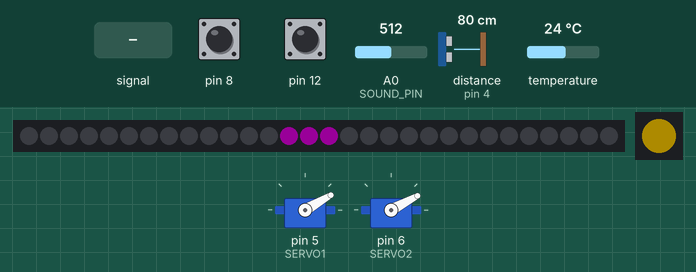
This sketch was run on a simulated Arduino Uno, built with avr-gcc and run on an emulated ATmega328P. Shown: 30 RGB LEDs in strip order, left to right, 1 RGB LEDs in strip order, left to right, 2 × servo. Wiring (inferred from the names in the program): ultrasonic range finder: trigger pin 2; echo pin 4. Inputs (shaded band) come from the test bench; at power-on: A0 (SOUND_PIN) = 512, temperature 24 °C, pin 8 HIGH, pin 12 HIGH, distance to the obstacle (sensor on pin 4) 80 cm. The echo pulse lasts 58.3 µs per cm; dim RGB values are drawn brighter than linear.

Above: at 1.7 s.
1.8 s: A0 (SOUND_PIN) fed a 2 Hz sine of ±306 counts around its level
3.5 s: A0 (SOUND_PIN) set to 716
At 5.02 s:
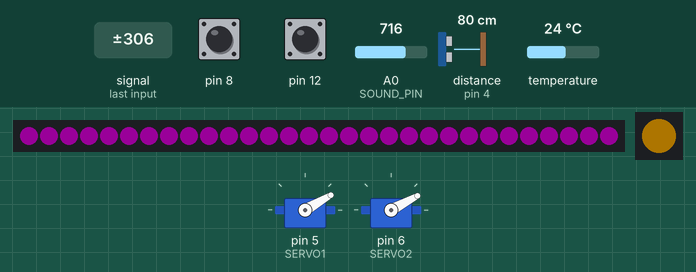
5.2 s: temperature set to 19 °C
At 6.7 s:
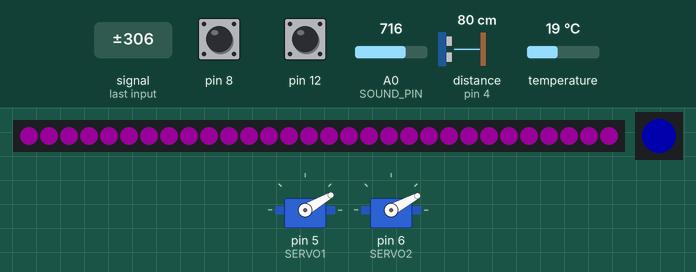
6.9 s: temperature set to 28 °C
At 9.2 s:
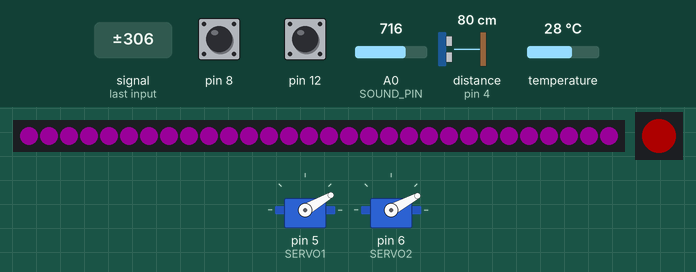
9.5 s: A0 (SOUND_PIN) fed a 200 Hz sine of ±81 counts around its level
At 11.08 s:
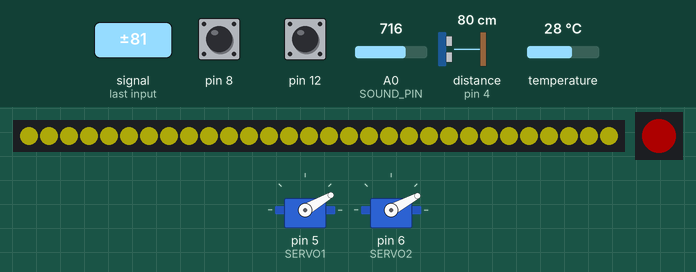
11.2 s: temperature set to 12 °C
At 13.0 s:
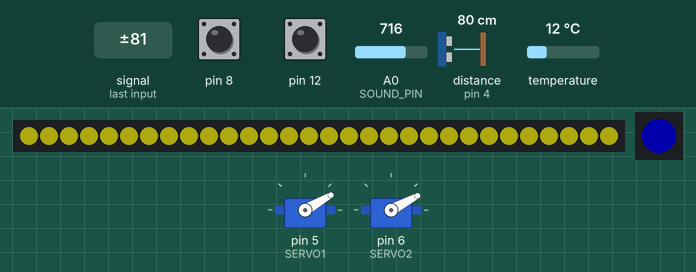
Timing chart, 0 to 14.5 s (numbered marks = the images above; inputs shaded):
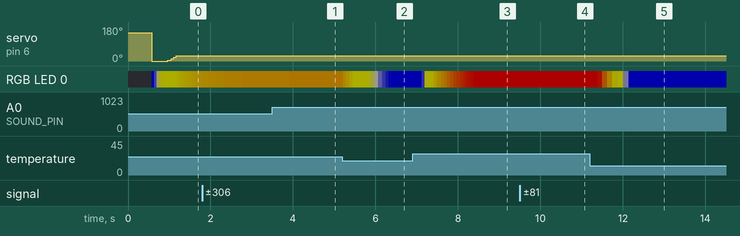

Measured:
- after the input at 9.5 s, the LEDs: first change after 0.06 s (image 4 shows a later state)

The sketch:

interactiveBunny_update.ino
```cpp
/* REMEMBER:
A5: SCL (Clock)
A4: SDA (Data)

BUNNY PET ZONES:
YES ZONES: between the eyes, on the FOREHEAD, and behind the ears
NO-NO ZONES: belly, feet, and tail
*/

//CONTINUE HERE:
// mapped sound amount to number of leds but one on one side always not reached?
#include <Servo.h>
#include <Adafruit_NeoPixel.h>
#include "Adafruit_MCP9808.h"
#include <CapacitiveSensor.h>

#define TRIG_PIN  2 // output TO ultrasonic sensor
#define ECHO_PIN  4 // output FROM ultrasonic sensor
#define SOUND_PIN A0  //input from microphone
#define NUM_LEDS 30   //on neopixel strip
#define LED_PIN 3
#define SAMPLE_WINDOW 50  // Sample window width in mS
#define TEMP_LED_PIN 7
#define TEMP_LED_COUNT 1
#define SERVO1 5
#define SERVO2 6

//ANYTHING SUPER MARIO MELODY RELATED FROM HERE -> https://github.com/robsoncouto/arduino-songs
#define NOTE_B0  31
#define NOTE_C1  33
#define NOTE_CS1 35
#define NOTE_D1  37
#define NOTE_DS1 39
#define NOTE_E1  41
#define NOTE_F1  44
#define NOTE_FS1 46
#define NOTE_G1  49
#define NOTE_GS1 52
#define NOTE_A1  55
#define NOTE_AS1 58
#define NOTE_B1  62
#define NOTE_C2  65
#define NOTE_CS2 69
#define NOTE_D2  73
#define NOTE_DS2 78
#define NOTE_E2  82
#define NOTE_F2  87
#define NOTE_FS2 93
#define NOTE_G2  98
#define NOTE_GS2 104
#define NOTE_A2  110
#define NOTE_AS2 117
#define NOTE_B2  123
#define NOTE_C3  131
#define NOTE_CS3 139
#define NOTE_D3  147
#define NOTE_DS3 156
#define NOTE_E3  165
#define NOTE_F3  175
#define NOTE_FS3 185
#define NOTE_G3  196
#define NOTE_GS3 208
#define NOTE_A3  220
#define NOTE_AS3 233
#define NOTE_B3  247
#define NOTE_C4  262
#define NOTE_CS4 277
#define NOTE_D4  294
#define NOTE_DS4 311
#define NOTE_E4  330
#define NOTE_F4  349
#define NOTE_FS4 370
#define NOTE_G4  392
#define NOTE_GS4 415
#define NOTE_A4  440
#define NOTE_AS4 466
#define NOTE_B4  494
#define NOTE_C5  523
#define NOTE_CS5 554
#define NOTE_D5  587
#define NOTE_DS5 622
#define NOTE_E5  659
#define NOTE_F5  698
#define NOTE_FS5 740
#define NOTE_G5  784
#define NOTE_GS5 831
#define NOTE_A5  880
#define NOTE_AS5 932
#define NOTE_B5  988
#define NOTE_C6  1047
#define NOTE_CS6 1109
#define NOTE_D6  1175
#define NOTE_DS6 1245
#define NOTE_E6  1319
#define NOTE_F6  1397
#define NOTE_FS6 1480
#define NOTE_G6  1568
#define NOTE_GS6 1661
#define NOTE_A6  1760
#define NOTE_AS6 1865
#define NOTE_B6  1976
#define NOTE_C7  2093
#define NOTE_CS7 2217
#define NOTE_D7  2349
#define NOTE_DS7 2489
#define NOTE_E7  2637
#define NOTE_F7  2794
#define NOTE_FS7 2960
#define NOTE_G7  3136
#define NOTE_GS7 3322
#define NOTE_A7  3520
#define NOTE_AS7 3729
#define NOTE_B7  3951
#define NOTE_C8  4186
#define NOTE_CS8 4435
#define NOTE_D8  4699
#define NOTE_DS8 4978
#define REST      0

//these 2 are for mapping total sound to 3 of LEDs
#define BASE_AMOUNT 400
#define INCREMENT 200

// [change this to make the song slower or faster] -github
int tempo = 200;

// super mario melody
int melody[] = {
  // Super Mario Bros theme
  // Score available at https://musescore.com/user/2123/scores/2145
  // Theme by Koji Kondo
  NOTE_E5,8, NOTE_E5,8, REST,8, NOTE_E5,8, REST,8, NOTE_C5,8, NOTE_E5,8, //1
  NOTE_G5,4, REST,4, NOTE_G4,8, REST,4,
  NOTE_C5,-4, NOTE_G4,8, REST,4, NOTE_E4,-4, // 3
  NOTE_A4,4, NOTE_B4,4, NOTE_AS4,8, NOTE_A4,4,
  NOTE_G4,-8, NOTE_E5,-8, NOTE_G5,-8, NOTE_A5,4, NOTE_F5,8, NOTE_G5,8,
  REST,8, NOTE_E5,4,NOTE_C5,8, NOTE_D5,8, NOTE_B4,-4,
  NOTE_C5,-4, NOTE_G4,8, REST,4, NOTE_E4,-4, // repeats from 3
  NOTE_A4,4, NOTE_B4,4, NOTE_AS4,8, NOTE_A4,4,
  NOTE_G4,-8, NOTE_E5,-8, NOTE_G5,-8, NOTE_A5,4, NOTE_F5,8, NOTE_G5,8,
  REST,8, NOTE_E5,4,NOTE_C5,8, NOTE_D5,8, NOTE_B4,-4,


  REST,4, NOTE_G5,8, NOTE_FS5,8, NOTE_F5,8, NOTE_DS5,4, NOTE_E5,8,//7
  REST,8, NOTE_GS4,8, NOTE_A4,8, NOTE_C4,8, REST,8, NOTE_A4,8, NOTE_C5,8, NOTE_D5,8,
  REST,4, NOTE_DS5,4, REST,8, NOTE_D5,-4,
  NOTE_C5,2, REST,2};

// sizeof gives the number of bytes, each int value is composed of two bytes (16 bits)
// there are two values per note (pitch and duration), so for each note there are four bytes
int notes = sizeof(melody) / sizeof(melody[0]) / 2;

// this calculates the duration of a whole note in ms
int wholenote = (60000 * 4) / tempo;

int divider = 0, noteDuration = 0;

//first is signal second is receiver. signal wire attached on resistor on receiver side.
CapacitiveSensor  cs_9_8 = CapacitiveSensor(9,8);
CapacitiveSensor  cs_11_12 = CapacitiveSensor(11,12);
const int speakerPin = 10;
long total2; //total good petting touch before bunny plays happy music aka super mario

//ULTRASONIC tutorial:
//https://www.hackster.io/abdularbi17/ultrasonic-sensor-hc-sr04-with-arduino-tutorial-327ff6
long duration; // variable for the duration of sound wave travel
int distance; // variable for the distance measurement

//https://docs.arduino.cc/built-in-examples/analog/Smoothing/?queryID=undefined
//SMOOTHING TUTORIAL
const int numReadings = 10;
int readings[numReadings];  // the readings from the analog input
int readIndex = 0;          // the index of the current reading
int total = 0;              // the running total
int average = 0;            // the average
int ear_angle;

//SERVOS
Servo myservo;
Servo myservo2;
unsigned long lastReadingTime = 0;

//NEOPIXELS
Adafruit_NeoPixel strip = Adafruit_NeoPixel(NUM_LEDS, LED_PIN , NEO_GRB + NEO_KHZ800);
Adafruit_NeoPixel tempPixel = Adafruit_NeoPixel(TEMP_LED_COUNT, TEMP_LED_PIN, NEO_GRB + NEO_KHZ800);
int activeLEDs = 3;

//TEMP SENSOR
Adafruit_MCP9808 tempsensor = Adafruit_MCP9808();
float f = 67; //default
float smoothTemp = 67;
unsigned long lastTempTime = 0;

//MICROPHONE
int totalSound;

void setup() {
  Serial.begin(9600);
  strip.begin();
  strip.setBrightness(50);
  tempPixel.begin();
  tempPixel.setBrightness(50);
  pinMode(TRIG_PIN, OUTPUT); // Sets the TRIG_PIN as an OUTPUT
  pinMode(ECHO_PIN, INPUT); // Sets the ECHO_PIN as an INPUT
  pinMode(SOUND_PIN, INPUT);

  digitalWrite(TRIG_PIN, LOW);

  myservo.attach(SERVO1);
  myservo2.attach(SERVO2);
  //Servo starting angles
  myservo.write(30);
  myservo2.write(150);

  //myservo.detach();
  //myservo2.detach();

  total2 = 0;
  cs_9_8.set_CS_AutocaL_Millis(0xFFFFFFFF); //needed for petting motion to be sensed?
  cs_11_12.set_CS_AutocaL_Millis(0xFFFFFFFF);

  for (int thisReading = 0; thisReading < numReadings; thisReading++) {
    readings[thisReading] = 0;
  }

  if (!tempsensor.begin(0x18)) {
    Serial.println("Couldn't find MCP9808! Check your connections and verify the address is correct.");
    while (1);
  }
  totalSound = 0;
  delay(500);
}

uint32_t getTempColor(float temp) {
  int r, g, b;

  if (temp < 68) {
    r = 0; g = 0; b = 255;
  }
  else if (temp < 72) {
    float t = (temp - 68) / 2.0;
    r = 255 * t;
    g = 255 * t;
    b = 255 * (1 - t);
  }
  else if (temp < 76) {
    float t = (temp - 72) / 4.0;
    r = 255;
    g = 255 - (100 * t);
    b = 0;
  }
  else {
    float t = (temp - 76) / 4.0;
    r = 255;
    g = 155 - (155 * t);
    b = 0;
  }
  r = constrain(r, 0, 255);
  g = constrain(g, 0, 255);
  b = constrain(b, 0, 255);

  return strip.Color(r, g, b);
}

uint32_t getColor(int level) {

  int r, g, b;

  if (level < 64) {
    //purple to blue
    r = map(level, 0, 63, 128, 0);
    g = 0;
    b = map(level, 0, 63, 128, 255);
  }
  else if (level < 70) {
    //blue to green
    r = 0;
    g = map(level, 64, 127, 0, 255);
    b = map(level, 64, 127, 255, 0);
  }
  else if (level < 100) {
    //green to red
    r = map(level, 128, 191, 0, 255);
    g = map(level, 128, 191, 255, 0);
    b = 0;
  }
  else {
  // red to pink
  r = 255;
  g = map(level, 192, 255, 0, 20);
  b = map(level, 192, 255, 80, 200);
  }
  return strip.Color(r, g, b);
}

int getActiveLEDs(int total){
  if (total < 100) {
    return 2;
  } else if (total < BASE_AMOUNT + INCREMENT) {
    return 3;
  } else if (total < BASE_AMOUNT + INCREMENT * 1) {
    return 4;
  } else if (total < BASE_AMOUNT + INCREMENT * 2) {
    return 5;
  } else if (total < BASE_AMOUNT + INCREMENT * 3) {
    return 6;
  } else if (total < BASE_AMOUNT + INCREMENT * 4) {
    return 7;
  } else if (total < BASE_AMOUNT + INCREMENT * 5) {
    return 8;
  } else if (total < BASE_AMOUNT + INCREMENT * 6) {
    return 9;
  } else if (total < BASE_AMOUNT + INCREMENT * 7) {
    return 10;
  } else if (total < BASE_AMOUNT + INCREMENT * 8) {
    return 11;
  } else if (total < BASE_AMOUNT + INCREMENT * 9) {
    return 12;
  } else if (total < BASE_AMOUNT + INCREMENT * 10) {
    return 13;
  }else if (total < BASE_AMOUNT + INCREMENT * 11) {
    return 14;
  } else if (total < BASE_AMOUNT + INCREMENT * 12) {
    return 15;
  }
}

void playMarioMusic(){
  Serial.println("playing");
  //speakerPin
  // iterate over the notes of the melody.
  // Remember, the array is twice the number of notes (notes + durations)
  for (int thisNote = 0; thisNote < notes * 2; thisNote = thisNote + 2) {

    // calculates the duration of each note
    divider = melody[thisNote + 1];
    if (divider > 0) {
      // regular note, just proceed
      noteDuration = (wholenote) / divider;
    } else if (divider < 0) {
      // dotted notes are represented with negative durations!!
      noteDuration = (wholenote) / abs(divider);
      noteDuration *= 1.5; // increases the duration in half for dotted notes
    }

    // we only play the note for 90% of the duration, leaving 10% as a pause
    tone(speakerPin, melody[thisNote], noteDuration * 0.9);

    // Wait for the specief duration before playing the next note.
    delay(noteDuration);

    // stop the waveform generation before the next note.
    noTone(speakerPin);
  }
  total2 = 0;
}

void loop() {
  //MICROPHONE CACLULATING PEAK TO PEAK----------------------------------------------
  //the current time since the Arduino started (in milliseconds)
  unsigned long startMillis= millis();
  unsigned int peakToPeak = 0;
  unsigned int signalMax = 0;
  unsigned int signalMin = 1024;

  //https://lastminuteengineers.com/max4466-arduino-tutorial/
  while (millis() - startMillis < SAMPLE_WINDOW){
  float sample = analogRead(SOUND_PIN);
    if (sample < 1024){  // toss out spurious readings
      if (sample > signalMax){
        signalMax = sample;  // save just the max levels
      }
      else if (sample < signalMin) {
        signalMin = sample;  // save just the min levels
      }
    }
  }
  static int smooth = 0;
  peakToPeak = signalMax - signalMin;
  if (peakToPeak < 10) peakToPeak = 0;
  smooth = (smooth * 4 + peakToPeak) / 5;
  totalSound += smooth;

  int colorVal = map(smooth, 0, 250, 0, 255);
  colorVal = constrain(colorVal, 0, 255);
  uint32_t color = getColor(colorVal);

  //Total leds = 30 Starting with - 4 Gradually add one on each side

  int center = (NUM_LEDS / 2) - 1;
  activeLEDs = getActiveLEDs(totalSound);
  for (int i = 0; i < activeLEDs; i++) {
    strip.setPixelColor(center + i, color);
    strip.setPixelColor(center - i, color);
  }

  strip.show();
 // delay(500);
   //TEMP SENSOR-----------------------------------------------------------------
  //partially lifted from mcp9008text.ino -> example sketch for library
  if (millis() - lastTempTime > 400) {  // it slows it down so only measure every ______ ms
    tempsensor.wake();
    f = tempsensor.readTempF();
    tempsensor.shutdown_wake(1); // go back to sleep
    lastTempTime = millis();
    //Serial.println(f);
  }
  smoothTemp = smoothTemp * 0.9 + f * 0.1;
  uint32_t tempColor = getTempColor(smoothTemp);
  tempPixel.setPixelColor(0, tempColor);
  tempPixel.show();
  //ULTRASONIC CODE------------------------------------------------------------------
  if (millis() - lastReadingTime > 50){
    // Clears the TRIG_PIN condition
    digitalWrite(TRIG_PIN, LOW);
    delayMicroseconds(2);
    // Sets the TRIG_PIN HIGH (ACTIVE) for 10 microseconds
    digitalWrite(TRIG_PIN, HIGH);
    delayMicroseconds(10);
    digitalWrite(TRIG_PIN, LOW);
    // Reads the ECHO_PIN, returns the sound wave travel time in microseconds
    duration = pulseIn(ECHO_PIN, HIGH);
    lastReadingTime = millis();
    // Calculating the distance
    distance = duration * 0.034 / 2; // Speed of sound wave divided by 2 (go and back)
  }


  //MAPPING TO CONTROL SERVOS---------------------------------------------------------
  if (distance > 0 && distance < 250) {
    total -= readings[readIndex];
    readings[readIndex] = distance;
    total += readings[readIndex];
    readIndex++;
    if (readIndex >= numReadings) readIndex = 0;
  }

  average = total / numReadings;

  if(distance > 20 && distance < 200){
    //map to servo
    ear_angle = map(average, 50, 200, 180, 30);
    myservo2.write(180 - ear_angle);
  }
  //CAPACITIVE TOUCH PETTING
  long total1 =  cs_9_8.capacitiveSensor(30);
  long touch2 = cs_11_12.capacitiveSensor(30);
  if(total1 > 40){
    tone(speakerPin, 200, 200);
    delay(200);
    tone(speakerPin, 150, 200);
  }
  if(touch2 > 200){
    total2 =  total2 + touch2;
  }
  if(total2 > 200000){
    playMarioMusic();
  }
}
```
